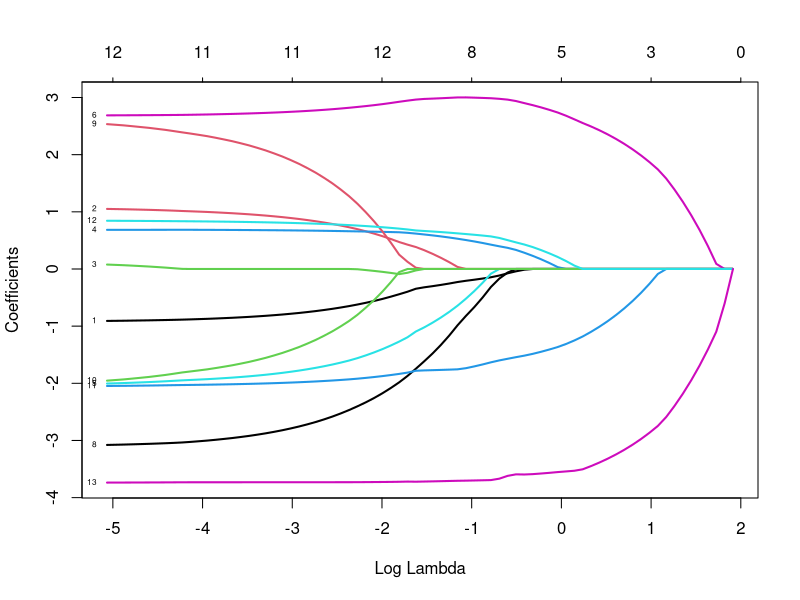

The R source for this figure:
# Working with Linear Models the Easy Way

## Solving Overfitting Using Selection

if (!"glmnet" %in% rownames(installed.packages())) {install.packages("glmnet")}
install.packages("glmnet")

data(Boston, package="MASS")
library(glmnet)
X <- as.matrix(scale(Boston[,1:ncol(Boston)-1]))
y <- as.numeric(Boston[,ncol(Boston)])
fit = glmnet(X, y, family="gaussian", alpha=1, standardize=FALSE)
plot(fit, xvar="lambda", label=TRUE, lwd=2)

cv <- cv.glmnet(X, y, family="gaussian", alpha=1, standardize=FALSE)
coef(cv, s="lambda.min")